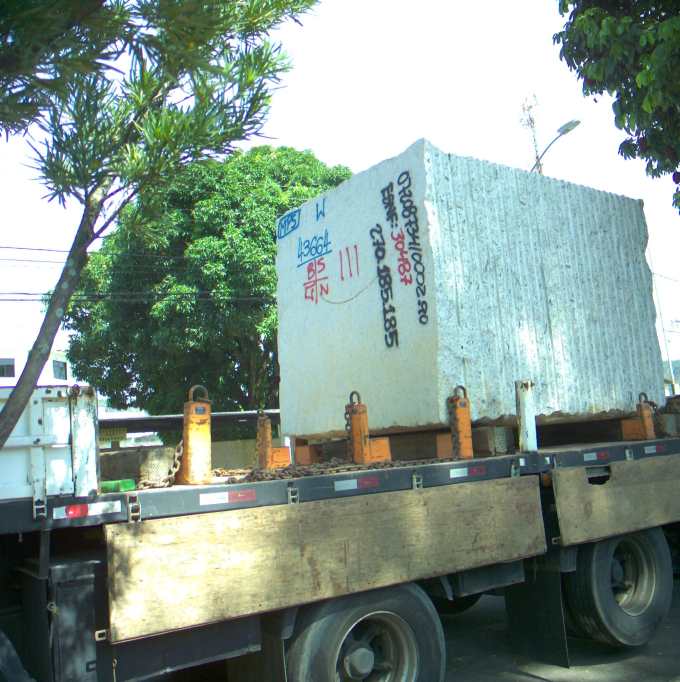
#> input picture assets/backup/270_left.jpg, 2040 x 2046 px (shown at 1/3 size)
$ jupyter execute sparse_reconstruction01.ipynb   (shell and % lines are left out)
#> lines starting #> are read from the running program, lines starting #| are printed output that depends on the picture
<a href="https://colab.research.google.com/github/labviros/computer-vision-topics/blob/master/lesson09-rectified_reconstruction/sparse_reconstruction.ipynb" target="_parent"></a>

[cell 1]
import cv2
import numpy as np
from matplotlib import pyplot as plt
from mpl_toolkits.mplot3d import Axes3D
import sys

# Return the skew matrix formed from a 3x1 vector
def skew(vector):
    return np.array([[0, -vector[2], vector[1]],
                     [vector[2], 0, -vector[0]],
                     [-vector[1], vector[0], 0]])

[cell 2]
# [57 lines left out: function case_one, not called in this run]


def case_two():

    #Read images
    imgl = cv2.cvtColor(cv2.imread('270_left.jpg'),cv2.COLOR_BGR2RGB)  #queryimage # left image
    imgr = cv2.cvtColor(cv2.imread('270_right.jpg'),cv2.COLOR_BGR2RGB) #trainimage # right image
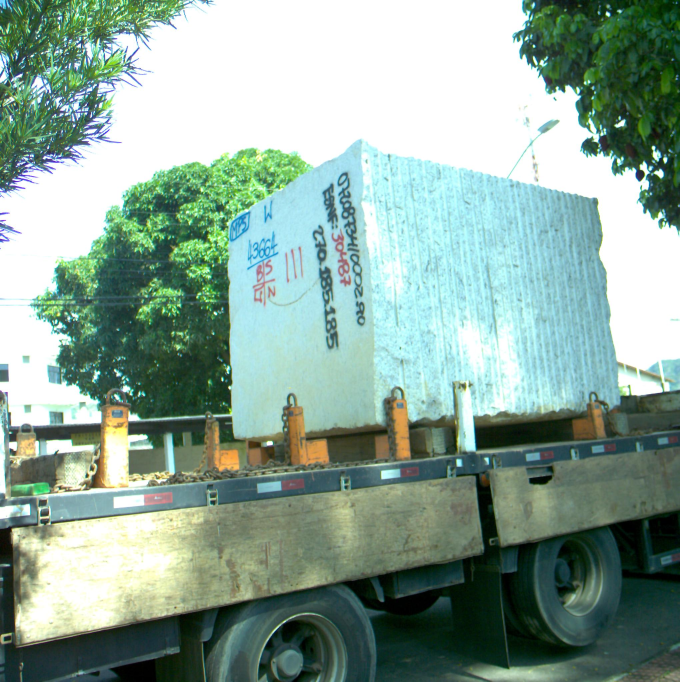
#> input picture assets/backup/270_right.jpg, 2040 x 2046 px (shown at 1/3 size)
    #imgl = cv2.cvtColor(imgl, cv2.COLOR_RGB2GRAY)
    #imgr = cv2.cvtColor(imgr, cv2.COLOR_RGB2GRAY)

    img_size = imgl.shape
#> img_size = (2046, 2040, 3)
    print(img_size)
#| (2046, 2040, 3)
    imgl = cv2.resize(imgl, (int(img_size[1]/4), int(img_size[0]/4)))
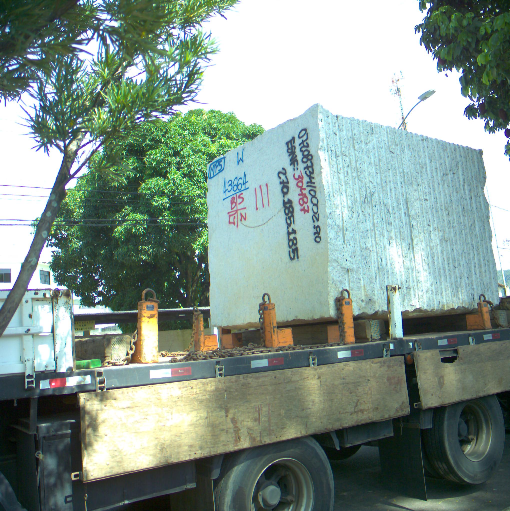
#> imgl: shape (511, 510, 3); mean R, G, B 131.2, 149.4, 140.2

    img_size = imgr.shape
    imgr = cv2.resize(imgr, (int(img_size[1]/4), int(img_size[0]/4)))
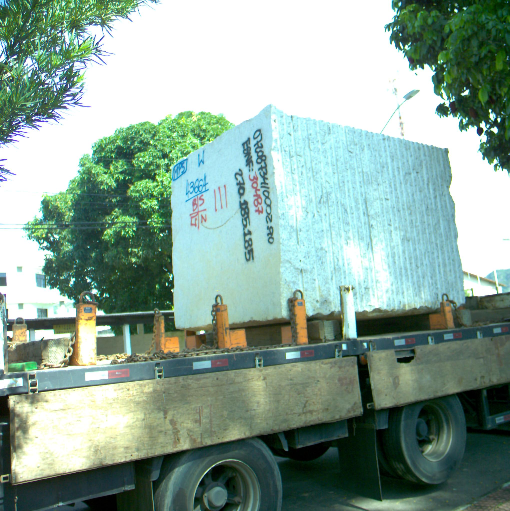
#> imgr: shape (511, 510, 3); mean R, G, B 140, 165.6, 153.3


    Kl = np.array([[ 2.24534083e+03, -1.86235000e-01,  1.00832942e+03],
                   [ 0.00000000e+00,  2.24106139e+03,  1.02170932e+03],
                   [ 0.00000000e+00,  0.00000000e+00,  1.00000000e+00]])

    Kr = np.array([[2.24011968e+03, 2.23877000e-01, 1.01598269e+03],
                   [0.00000000e+00, 2.23629070e+03, 1.03758278e+03],
                   [0.00000000e+00, 0.00000000e+00, 1.00000000e+00]])

    # Correct intrinsic parameters due to resizing images
    Kl = Kl/4
    Kl [-1,-1] = 1
    Kr = Kr/4
    Kr [-1,-1] = 1

    Rmat = np.array([[ 0.999995, -0.002636, -0.001449],
                     [ 0.002633,  0.999995, -0.001937],
                     [ 0.001455,  0.001933,  0.999997]])
    Tr = np.array([-4.17709527e+02,-8.92217000e-01,-1.37416000e-01])
    Tr = Tr/np.linalg.norm(Tr)
    T_hat = skew(Tr)
    bl = -Tr[0]

    # find the keypoints and descriptors with SIFT
    sift = cv2.SIFT_create()
    kp1, des1 = sift.detectAndCompute(imgl,None)
#> kp1 = 2074 keypoints; strongest (x, y, size): (203, 265, 2.1), (7, 30, 2.7), (428, 5, 3.3), (100, 288, 2.9)
    kp2, des2 = sift.detectAndCompute(imgr,None)
#> kp2 = 1924 keypoints; strongest (x, y, size): (456, 10, 2.3), (495, 130, 4), (499, 120, 2.3), (490, 110, 1.9)

    # Solve matching between detected points in both images
    # FLANN parameters
    FLANN_INDEX_KDTREE = 1
    index_params = dict(algorithm = FLANN_INDEX_KDTREE, trees = 5)
    search_params = dict(checks=50)
    flann = cv2.FlannBasedMatcher(index_params,search_params)
    matches = flann.knnMatch(des1,des2,k=2)
#> matches = 2074 matches
    good = []
    ptsl = []
    ptsr = []

    # Select good matches
    # ratio test as per Lowe's paper
    for i,(m,n) in enumerate(matches):

        if m.distance < 0.7*n.distance:
            good.append(m)
            ptsr.append(kp2[m.trainIdx].pt)
            ptsl.append(kp1[m.queryIdx].pt)
#> after the loop, good = 457 matches; ptsl = 457 pairs, first value 22.31 to 497.7, second value 5.67 to 500.3; ptsr = 457 pairs, first value 9.83 to 478.2, second value 4.56 to 502.3


    ptsl = np.int32(ptsl).T
    ptsr = np.int32(ptsr).T

    return imgl,imgr,Kl,Kr,ptsl,ptsr,bl

[cell 3]
CASE = 2

if CASE == 1:
    IL,IR,Kl,Kr,ptsl,ptsr,bl = case_one()


if CASE == 2:
     IL,IR,Kl,Kr,ptsl,ptsr,bl = case_two()
#> Kl = [[561.3, -0.0466, 252.1], [0, 560.3, 255.4], [0, 0, 1]]; Kr = [[560, 0.056, 254], [0, 559.1, 259.4], [0, 0, 1]]; bl = 1


xpL = ptsl[0,:]
#> xpL = 457 values from 22 to 497
ypL = ptsl[1,:]
#> ypL = 457 values, max 500 at index 179, min 5 at index 376, mean 294.8
xpR = ptsr[0,:]
#> xpR = 457 values, max 478 at index 429, min 9 at index 9, mean 243.6
ypR = ptsr[1,:]
#> ypR = 457 values, max 502 at index 179, min 4 at index 376, mean 294.7

fm = Kl[0,0]
#> fm = 561.3
cx = Kl[0,2]
#> cx = 252.1
cy = Kl[1,2]
#> cy = 255.4


# Eliminates wrong correspondences, comparing the x and y coordinates of the pairs of points

# When images are already rectified, the y-coordinate of the epipolar lines should be the same
# Because we are using images taken from cameras physically aligned and we are (i) not performing a rectification by software,
# and (ii) using SIFT for fiding correspondences; there may be some noise.
# So we are eliminating any correspondence detected by SIFT with more than 10 pixles of difference in the y-direction.

error = np.abs(ypL-ypR)
#> error = 457 values, max 207 at index 221, min 0 at index 102, mean 2.73
#good = np.zeros(error.shape)
good = np.where(error < 10)

xpL = xpL[good]
#> xpL = 450 values from 56 to 497
ypL = ypL[good]
#> ypL = 450 values, max 500 at index 174, min 5 at index 369, mean 294.5
xpR = xpR[good]
#> xpR = 450 values, max 478 at index 422, min 9 at index 8, mean 242.6
ypR = ypR[good]
#> ypR = 450 values, max 502 at index 174, min 4 at index 369, mean 295.6


# Because the points were detected and matched using SIFT, we also considered that good correspondences
# should present disparities less than 100*(minimum disparity +1) - "+1" is used in order to avoid the cases
# when the minimum is zero

error = np.abs(xpL-xpR)
#> error = 450 values, max 178 at index 182, min 7 at index 10, mean 45
err_min = np.min(error)
#> err_min = 7
good = np.where(error < 100*(err_min+1))
xpL = xpL[good]
ypL = ypL[good]
xpR = xpR[good]
ypR = ypR[good]


# Show images and matchings
fig=plt.figure(figsize=(10,10))
fig.add_subplot(1,2,1)
plt.imshow(IL)
plt.plot(xpL,ypL,'r.')
fig.add_subplot(1,2,2)
plt.imshow(IR)
plt.plot(xpR,ypR,'c.')
plt.show(block=False)
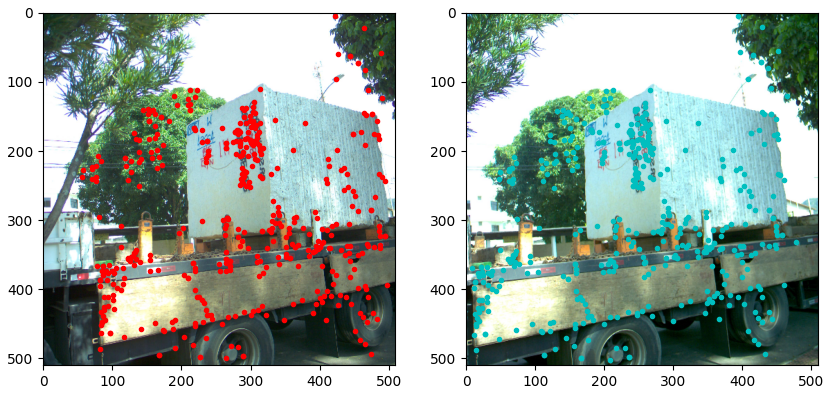
#> figure drawn by matplotlib, 2 panels

# Calculate disparities
disp = xpL-xpR
#> disp = 450 values, max 72 at index 16, min -178 at index 182, mean 42.59

# Calculate depths
z = np.ones(disp.shape)*fm*bl
#> z = 450 values from 561.3 to 561.3


z = np.divide(z,disp)
#> z = 450 values, max 80.19 at index 10, min -70.17 at index 422, mean 17.14

x3d = np.multiply(((xpL - cx)/fm),z)
#> x3d = 450 values, max 11.39 at index 370, min -27.24 at index 422, mean -0.0909
y3d = np.multiply(((ypL - cy)/fm),z)
#> y3d = 450 values, max 7.51 at index 48, min -14.44 at index 124, mean -0.118

# Filter erroneous depths
good = np.where((z>0) & (z<10000))

x3d = x3d[good]
#> x3d = 446 values, max 11.39 at index 367, min -24.44 at index 10, mean -0.0302
y3d = y3d[good]
#> y3d = 446 values, max 7.51 at index 48, min -14.44 at index 124, mean -0.094
z3d = z[good]
#> z3d = 446 values, max 80.19 at index 10, min 7.8 at index 16, mean 17.47

xpL = xpL[good]
#> xpL = 446 values from 56 to 497
ypL = ypL[good]
#> ypL = 446 values, max 500 at index 174, min 5 at index 366, mean 294.4

pixel_color=[]

for i in range(xpL.shape[0]):
    pixel_color.append (IL[int(ypL[i]),int(xpL[i])])
#> after the loop, pixel_color = 446 items, first 6: [62, 58, 71], [88, 84, 53], [65, 68, 52], [64, 77, 55], [61, 85, 72], [94, 106, 40]

pixel_color = np.asarray(pixel_color)
#> pixel_color = 446 rows, first 8: [62, 58, 71], [88, 84, 53], [65, 68, 52], [64, 77, 55], [61, 85, 72], [94, 106, 40], [60, 57, 52], [61, 88, 68]

# Plot 3D points with their original colors from the image
fig = plt.figure(figsize=(10,10))
ax = fig.add_subplot(111, projection='3d')
ax.scatter(x3d, y3d, z3d, c=pixel_color/255.0)
ax.set_xlabel('X Label')
ax.set_ylabel('Y Label')
ax.set_zlabel('Z Label')

if CASE ==1:
    ax.view_init(elev=-23,azim=-91)
if CASE ==2:
    ax.view_init(elev=-77,azim=-90)
    ax.set_xlim(-5,10)
    ax.set_ylim(-5,10)
    ax.set_zlim(10,30)


fig = plt.figure(figsize=(10,10))
ax = fig.add_subplot(111, projection='3d')
ax.scatter(x3d, y3d, z3d, c=pixel_color/255.0)
#ax.set_aspect('equal')
ax.set_xlabel('X Label')
ax.set_ylabel('Y Label')
ax.set_zlabel('Z Label')


if CASE ==1:
    ax.view_init(elev=-57,azim=-91)
if CASE ==2:
    ax.view_init(elev=-4,azim=-87)
    ax.set_xlim(-5,10)
    ax.set_ylim(-5,10)
    ax.set_zlim(10,30)
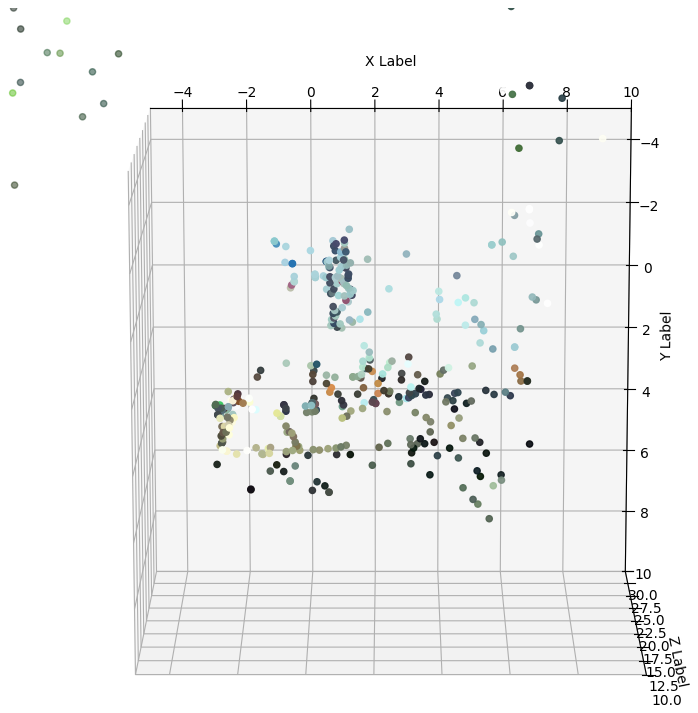
#> figure drawn by matplotlib, 1 panel
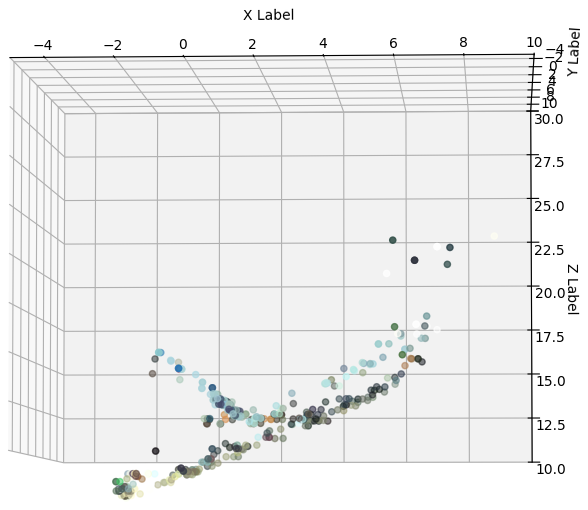
#> figure drawn by matplotlib, 1 panel
